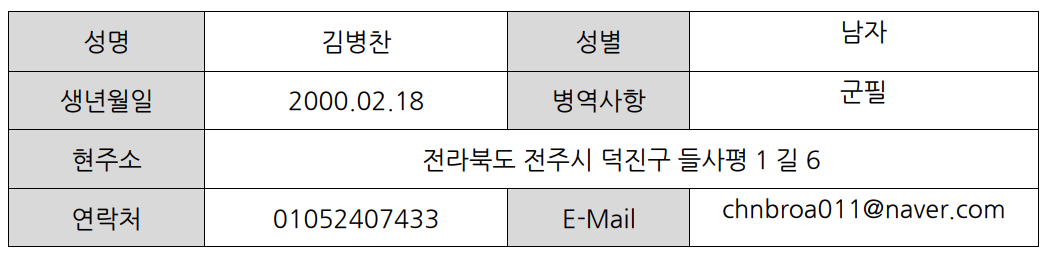
#> input picture server/test_na_.PNG, 1053 x 264 px; its folder holds only this picture in this run
$ python ocr.py test_na_.PNG
#> lines starting #> are read from the running program, lines starting #| are printed output that depends on the picture; after the words box and inside, x2 and y2 are one past the last pixel; in counts of white or black regions, pixels touching at a corner belong together

from imutils.perspective import four_point_transform
from easyocr.easyocr import *
import sys
import json
import numpy as np
import requests
import re
import cv2
import imutils
import matplotlib.pyplot as plt
import os
os.environ['KMP_DUPLICATE_LIB_OK'] = 'True'

os.environ['CUDA_VISIBLE_DEVICES'] = '0,1'


# GPU 설정


# 처음 이미지경로 './test_na.PNG'


# OCR
def get_files(path):
    file_list = []

    # skip hidden file
    files = [f for f in os.listdir(path) if not f.startswith('.')]
    files.sort()
    abspath = os.path.abspath(path)
    for file in files:
        file_path = os.path.join(abspath, file)
        file_list.append(file_path)

    return file_list, len(file_list)


if __name__ == '__main__':
    image_file_path = sys.argv[1]
    image = cv2.imread(image_file_path, cv2.IMREAD_GRAYSCALE)
#> image: shape (264, 1053); min 0, max 255, mean 232
    # print(image_file_path)
    # Define the desired resolution

    desired_resolution = (3.5, 3.5)  # Increase the resolution by a factor of 2

    # Resize the image to the desired resolution using bilinear interpolation
    resized = cv2.resize(
        image, None, fx=desired_resolution[0], fy=desired_resolution[1], interpolation=cv2.INTER_LINEAR)
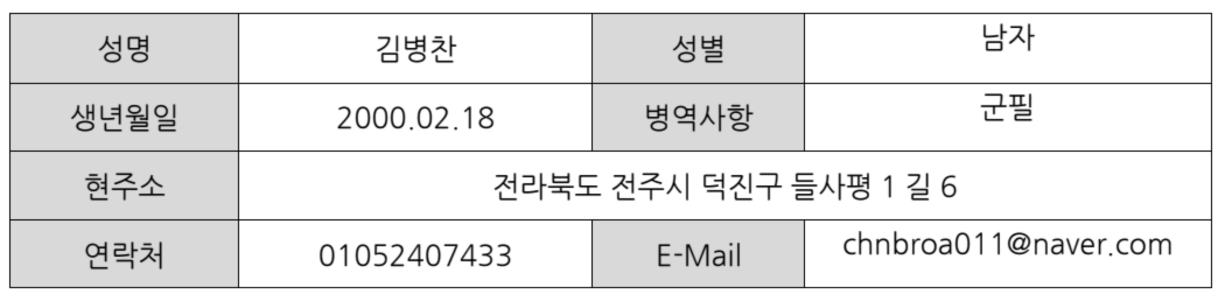
#> resized: shape (924, 3686) (shown at 1/3 size); min 0, max 255, mean 232

    # Apply adaptive thresholding to enhance small text visibility
    adaptive_thresh = cv2.adaptiveThreshold(
        resized, 255, cv2.ADAPTIVE_THRESH_MEAN_C, cv2.THRESH_BINARY_INV, blockSize=15, C=2)
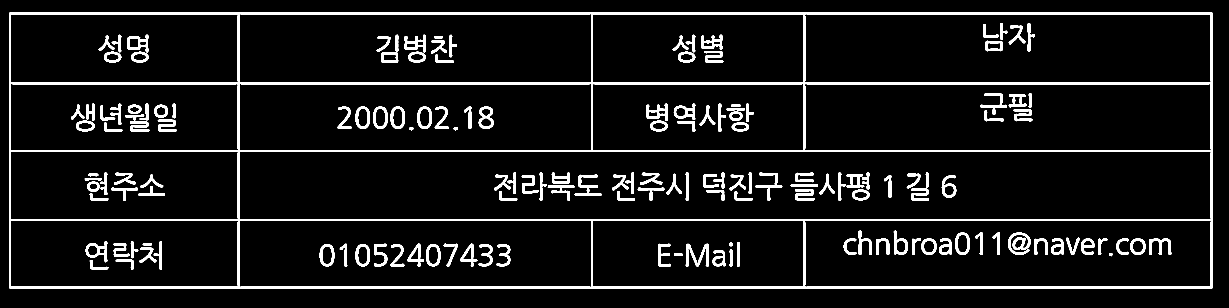
#> adaptive_thresh: shape (924, 3686) (shown at 1/3 size); 6.8% white; 153 white regions, largest, box (x1, y1, x2, y2) and area: (27, 37, 3638, 866) 110708, (3024, 697, 3091, 764) 2089, (2057, 731, 2127, 800) 1870

    # Perform morphological operations to further enhance text visibility
    kernel = cv2.getStructuringElement(cv2.MORPH_RECT, (2, 2))
    morphed = cv2.morphologyEx(
        adaptive_thresh, cv2.MORPH_OPEN, kernel, iterations=1)
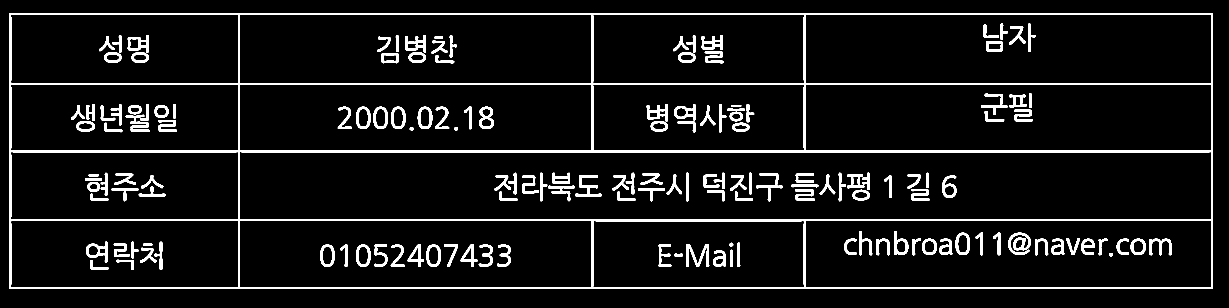
#> morphed: shape (924, 3686) (shown at 1/3 size); 6.8% white; 154 white regions, largest, box (x1, y1, x2, y2) and area: (28, 39, 3638, 866) 110704, (3025, 698, 3092, 765) 2088, (2058, 732, 2128, 801) 1866
    morphed_inverse = cv2.bitwise_not(morphed)
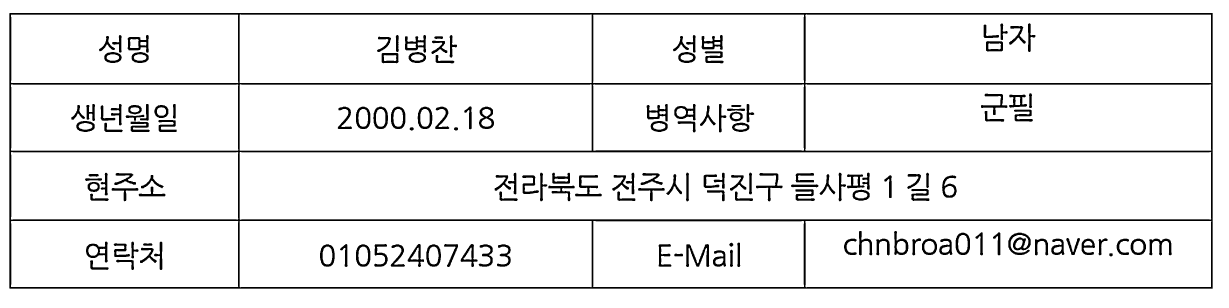
#> morphed_inverse: shape (924, 3686) (shown at 1/3 size); 93.2% white; 154 black regions, largest, box (x1, y1, x2, y2) and area: (28, 39, 3638, 866) 110704, (3025, 698, 3092, 765) 2088, (2058, 732, 2128, 801) 1866

# 이미지 전처리후 저장하기
    cv2.imwrite("./workspace/demo_images/test123.png", morphed_inverse)

#> (the run stopped early here; a loop or call above may not have finished)
